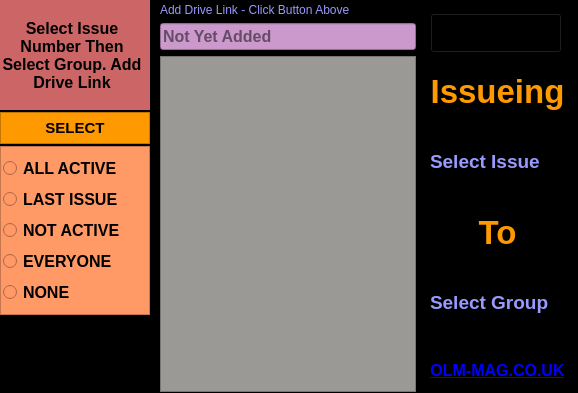
     <widget class="QFrame" name="frameMWBot">
      <property name="styleSheet">
       <string notr="true">background-color: rgb(0, 0, 0);</string>
      </property>
      <property name="frameShape">
       <enum>QFrame::NoFrame</enum>
      </property>
      <property name="frameShadow">
       <enum>QFrame::Raised</enum>
      </property>
      <property name="lineWidth">
       <number>0</number>
      </property>
      <layout class="QHBoxLayout" name="horizontalLayout">
       <property name="spacing">
        <number>0</number>
       </property>
       <property name="leftMargin">
        <number>0</number>
       </property>
       <property name="topMargin">
        <number>0</number>
       </property>
       <property name="rightMargin">
        <number>0</number>
       </property>
       <property name="bottomMargin">
        <number>0</number>
       </property>
       <item>
        <widget class="QFrame" name="frameBotButtons">
         <property name="sizePolicy">
          <sizepolicy hsizetype="Fixed" vsizetype="Fixed">
           <horstretch>0</horstretch>
           <verstretch>0</verstretch>
          </sizepolicy>
         </property>
         <property name="minimumSize">
          <size>
           <width>150</width>
           <height>0</height>
          </size>
         </property>
         <property name="styleSheet">
          <string notr="true">background-image: url(:/BGs/Images/MWBottomLeft.png);
background-color: rgb(0, 0, 0);</string>
         </property>
         <property name="frameShape">
          <enum>QFrame::NoFrame</enum>
         </property>
         <property name="frameShadow">
          <enum>QFrame::Raised</enum>
         </property>
         <layout class="QVBoxLayout" name="verticalLayout_2">
          <property name="spacing">
           <number>2</number>
          </property>
          <property name="leftMargin">
           <number>0</number>
          </property>
          <property name="topMargin">
           <number>0</number>
          </property>
          <property name="rightMargin">
           <number>0</number>
          </property>
          <item>
           <widget class="QFrame" name="frame_3">
            <property name="sizePolicy">
             <sizepolicy hsizetype="Preferred" vsizetype="Fixed">
              <horstretch>0</horstretch>
              <verstretch>0</verstretch>
             </sizepolicy>
            </property>
            <property name="minimumSize">
             <size>
              <width>100</width>
              <height>110</height>
             </size>
            </property>
            <property name="font">
             <font>
              <family>System-ui</family>
              <pointsize>12</pointsize>
              <weight>75</weight>
              <bold>true</bold>
             </font>
            </property>
            <property name="styleSheet">
             <string notr="true">background-image: url(:/BGs/Images/Transparent.png);
background-color: rgb(204, 102, 102);</string>
            </property>
            <property name="frameShape">
             <enum>QFrame::NoFrame</enum>
            </property>
            <property name="frameShadow">
             <enum>QFrame::Raised</enum>
            </property>
            <layout class="QVBoxLayout" name="verticalLayout_16">
             <property name="leftMargin">
              <number>2</number>
             </property>
             <property name="topMargin">
              <number>2</number>
             </property>
             <property name="rightMargin">
              <number>2</number>
             </property>
             <property name="bottomMargin">
              <number>2</number>
             </property>
             <item>
              <widget class="QLabel" name="label_2">
               <property name="sizePolicy">
                <sizepolicy hsizetype="Fixed" vsizetype="Preferred">
                 <horstretch>0</horstretch>
                 <verstretch>0</verstretch>
                </sizepolicy>
               </property>
               <property name="maximumSize">
                <size>
                 <width>140</width>
                 <height>16777215</height>
                </size>
               </property>
               <property name="font">
                <font>
                 <family>System-ui</family>
                 <pointsize>12</pointsize>
                 <weight>75</weight>
                 <bold>true</bold>
                </font>
               </property>
               <property name="text">
                <string>Select Issue Number Then Select Group. Add Drive Link</string>
               </property>
               <property name="alignment">
                <set>Qt::AlignCenter</set>
               </property>
               <property name="wordWrap">
                <bool>true</bool>
               </property>
              </widget>
             </item>
            </layout>
           </widget>
          </item>
          <item>
           <widget class="QFrame" name="frame_4">
            <property name="sizePolicy">
             <sizepolicy hsizetype="Preferred" vsizetype="Fixed">
              <horstretch>0</horstretch>
              <verstretch>0</verstretch>
             </sizepolicy>
            </property>
            <property name="minimumSize">
             <size>
              <width>0</width>
              <height>32</height>
             </size>
            </property>
            <property name="font">
             <font>
              <pointsize>11</pointsize>
             </font>
            </property>
            <property name="styleSheet">
             <string notr="true">background-color: rgb(255, 153, 0);
background-image: url(:/BGs/Images/Transparent.png);</string>
            </property>
            <property name="frameShape">
             <enum>QFrame::StyledPanel</enum>
            </property>
            <property name="frameShadow">
             <enum>QFrame::Raised</enum>
            </property>
            <layout class="QVBoxLayout" name="verticalLayout_17">
             <property name="leftMargin">
              <number>0</number>
             </property>
             <property name="topMargin">
              <number>2</number>
             </property>
             <property name="rightMargin">
              <number>0</number>
             </property>
             <property name="bottomMargin">
              <number>2</number>
             </property>
             <item>
              <widget class="QLabel" name="label_4">
               <property name="font">
                <font>
                 <family>System-ui</family>
                 <pointsize>11</pointsize>
                 <weight>75</weight>
                 <bold>true</bold>
                </font>
               </property>
               <property name="text">
                <string>SELECT</string>
               </property>
               <property name="alignment">
                <set>Qt::AlignCenter</set>
               </property>
              </widget>
             </item>
            </layout>
           </widget>
          </item>
          <item>
           <widget class="QFrame" name="frame_5">
            <property name="sizePolicy">
             <sizepolicy hsizetype="Preferred" vsizetype="Fixed">
              <horstretch>0</horstretch>
              <verstretch>0</verstretch>
             </sizepolicy>
            </property>
            <property name="minimumSize">
             <size>
              <width>0</width>
              <height>144</height>
             </size>
            </property>
            <property name="styleSheet">
             <string notr="true">background-image: url(:/BGs/Images/Transparent.png);
background-color: rgb(255, 153, 102);</string>
            </property>
            <property name="frameShape">
             <enum>QFrame::StyledPanel</enum>
            </property>
            <property name="frameShadow">
             <enum>QFrame::Raised</enum>
            </property>
            <layout class="QVBoxLayout" name="verticalLayout_18">
             <property name="leftMargin">
              <number>2</number>
             </property>
             <property name="rightMargin">
              <number>2</number>
             </property>
             <item>
              <widget class="QRadioButton" name="radioButtonAll">
               <property name="font">
                <font>
                 <family>System-ui</family>
                 <pointsize>12</pointsize>
                 <weight>75</weight>
                 <bold>true</bold>
                </font>
               </property>
               <property name="cursor">
                <cursorShape>PointingHandCursor</cursorShape>
               </property>
               <property name="text">
                <string>ALL ACTIVE</string>
               </property>
              </widget>
             </item>
             <item>
              <widget class="QRadioButton" name="radioButtonLast">
               <property name="font">
                <font>
                 <family>System-ui</family>
                 <pointsize>12</pointsize>
                 <weight>75</weight>
                 <bold>true</bold>
                </font>
               </property>
               <property name="cursor">
                <cursorShape>PointingHandCursor</cursorShape>
               </property>
               <property name="text">
                <string>LAST ISSUE</string>
               </property>
              </widget>
             </item>
             <item>
              <widget class="QRadioButton" name="radioButtonNot">
               <property name="font">
                <font>
                 <family>System-ui</family>
                 <pointsize>12</pointsize>
                 <weight>75</weight>
                 <bold>true</bold>
                </font>
               </property>
               <property name="cursor">
                <cursorShape>PointingHandCursor</cursorShape>
               </property>
               <property name="text">
                <string>NOT ACTIVE</string>
               </property>
              </widget>
             </item>
             <item>
              <widget class="QRadioButton" name="radioButtonEveryone">
               <property name="font">
                <font>
                 <family>System-ui</family>
                 <pointsize>12</pointsize>
                 <weight>75</weight>
                 <bold>true</bold>
                </font>
               </property>
               <property name="cursor">
                <cursorShape>PointingHandCursor</cursorShape>
               </property>
               <property name="text">
                <string>EVERYONE</string>
               </property>
              </widget>
             </item>
             <item>
              <widget class="QRadioButton" name="radioButtonNone">
               <property name="font">
                <font>
                 <family>System-ui</family>
                 <pointsize>12</pointsize>
                 <weight>75</weight>
                 <bold>true</bold>
                </font>
               </property>
               <property name="text">
                <string>NONE</string>
               </property>
              </widget>
             </item>
            </layout>
           </widget>
          </item>
          <item>
           <spacer name="verticalSpacer">
            <property name="orientation">
             <enum>Qt::Vertical</enum>
            </property>
            <property name="sizeHint" stdset="0">
             <size>
              <width>20</width>
              <height>40</height>
             </size>
            </property>
           </spacer>
          </item>
          <item>
           <widget class="QPushButton" name="pushButton_CloseApp">
            <property name="sizePolicy">
             <sizepolicy hsizetype="Fixed" vsizetype="Fixed">
              <horstretch>0</horstretch>
              <verstretch>0</verstretch>
             </sizepolicy>
            </property>
            <property name="minimumSize">
             <size>
              <width>108</width>
              <height>0</height>
             </size>
            </property>
            <property name="font">
             <font>
              <family>System-ui</family>
              <pointsize>12</pointsize>
              <weight>75</weight>
              <bold>true</bold>
             </font>
            </property>
            <property name="cursor">
             <cursorShape>PointingHandCursor</cursorShape>
            </property>
            <property name="toolTip">
             <string>CLOSE APP</string>
            </property>
            <property name="styleSheet">
             <string notr="true">background-color: rgb(204, 102, 102);
</string>
            </property>
            <property name="text">
             <string>EXIT</string>
            </property>
            <property name="icon">
             <iconset resource="MainWin.qrc">
              <normaloff>:/Icons/Images/fi-bs-exit.svg</normaloff>:/Icons/Images/fi-bs-exit.svg</iconset>
            </property>
            <property name="flat">
             <bool>true</bool>
            </property>
           </widget>
          </item>
         </layout>
        </widget>
       </item>
       <item>
        <widget class="QFrame" name="frameBotMiddle">
         <property name="frameShape">
          <enum>QFrame::StyledPanel</enum>
         </property>
         <property name="frameShadow">
          <enum>QFrame::Raised</enum>
         </property>
         <layout class="QVBoxLayout" name="verticalLayout_10">
          <property name="topMargin">
           <number>2</number>
          </property>
          <property name="rightMargin">
           <number>0</number>
          </property>
          <property name="bottomMargin">
           <number>0</number>
          </property>
          <item>
           <widget class="QLabel" name="label_6">
            <property name="styleSheet">
             <string notr="true">color: rgb(153, 153, 255);</string>
            </property>
            <property name="text">
             <string>Add Drive Link - Click Button Above</string>
            </property>
           </widget>
          </item>
          <item>
           <widget class="QLineEdit" name="lineEditDriveLink">
            <property name="font">
             <font>
              <family>System-ui</family>
              <pointsize>12</pointsize>
              <weight>75</weight>
              <bold>true</bold>
             </font>
            </property>
            <property name="cursor">
             <cursorShape>ForbiddenCursor</cursorShape>
            </property>
            <property name="toolTip">
             <string>Google Drive Link to OLM Issue</string>
            </property>
            <property name="styleSheet">
             <string notr="true">background-color: rgb(204, 153, 204);</string>
            </property>
            <property name="text">
             <string/>
            </property>
            <property name="readOnly">
             <bool>true</bool>
            </property>
            <property name="placeholderText">
             <string>Not Yet Added</string>
            </property>
           </widget>
          </item>
          <item>
           <widget class="QTextEdit" name="textEdit">
            <property name="font">
             <font>
              <family>System-ui</family>
              <weight>75</weight>
              <bold>true</bold>
             </font>
            </property>
            <property name="toolTip">
             <string>DISPLAY</string>
            </property>
            <property name="styleSheet">
             <string notr="true">color: rgb(0, 0, 0);
background-color: rgb(154, 153, 150);</string>
            </property>
            <property name="readOnly">
             <bool>true</bool>
            </property>
           </widget>
          </item>
         </layout>
        </widget>
       </item>
       <item>
        <widget class="QFrame" name="frameBotRight">
         <property name="sizePolicy">
          <sizepolicy hsizetype="Fixed" vsizetype="Preferred">
           <horstretch>0</horstretch>
           <verstretch>0</verstretch>
          </sizepolicy>
         </property>
         <property name="maximumSize">
          <size>
           <width>190</width>
           <height>16777215</height>
          </size>
         </property>
         <property name="frameShape">
          <enum>QFrame::StyledPanel</enum>
         </property>
         <property name="frameShadow">
          <enum>QFrame::Raised</enum>
         </property>
         <layout class="QVBoxLayout" name="verticalLayout_9">
          <property name="leftMargin">
           <number>2</number>
          </property>
          <property name="topMargin">
           <number>2</number>
          </property>
          <property name="rightMargin">
           <number>2</number>
          </property>
          <property name="bottomMargin">
           <number>0</number>
          </property>
          <item>
           <widget class="QFrame" name="frameIssue">
            <property name="frameShape">
             <enum>QFrame::StyledPanel</enum>
            </property>
            <property name="frameShadow">
             <enum>QFrame::Raised</enum>
            </property>
            <layout class="QVBoxLayout" name="verticalLayout_12">
             <item>
              <widget class="QPushButton" name="pushButtonSendNow">
               <property name="sizePolicy">
                <sizepolicy hsizetype="Fixed" vsizetype="Fixed">
                 <horstretch>0</horstretch>
                 <verstretch>0</verstretch>
                </sizepolicy>
               </property>
               <property name="minimumSize">
                <size>
                 <width>132</width>
                 <height>40</height>
                </size>
               </property>
               <property name="cursor">
                <cursorShape>PointingHandCursor</cursorShape>
               </property>
               <property name="styleSheet">
                <string notr="true">background-image: url(:/Buttons/Images/BTNSendEmail.png);</string>
               </property>
               <property name="text">
                <string>                       .</string>
               </property>
               <property name="icon">
                <iconset resource="MainWin.qrc">
                 <normaloff>:/Icons/Images/fi-bs-book-arrow-up.svg</normaloff>:/Icons/Images/fi-bs-book-arrow-up.svg</iconset>
               </property>
              </widget>
             </item>
             <item>
              <widget class="QLabel" name="label_issuing">
               <property name="font">
                <font>
                 <family>System-ui</family>
                 <pointsize>25</pointsize>
                 <weight>75</weight>
                 <bold>true</bold>
                </font>
               </property>
               <property name="styleSheet">
                <string notr="true">color: rgb(255, 153, 0);</string>
               </property>
               <property name="text">
                <string>Issueing</string>
               </property>
               <property name="alignment">
                <set>Qt::AlignCenter</set>
               </property>
              </widget>
             </item>
             <item>
              <widget class="QLabel" name="label_SelectedIssue">
               <property name="font">
                <font>
                 <family>System-ui</family>
                 <pointsize>14</pointsize>
                 <weight>75</weight>
                 <bold>true</bold>
                </font>
               </property>
               <property name="styleSheet">
                <string notr="true">color: rgb(153, 153, 255);</string>
               </property>
               <property name="text">
                <string>Select Issue</string>
               </property>
              </widget>
             </item>
             <item>
              <widget class="QLabel" name="label_SelectedTo">
               <property name="font">
                <font>
                 <family>System-ui</family>
                 <pointsize>25</pointsize>
                 <weight>75</weight>
                 <bold>true</bold>
                </font>
               </property>
               <property name="styleSheet">
                <string notr="true">color: rgb(255, 153, 0);</string>
               </property>
               <property name="text">
                <string>To</string>
               </property>
               <property name="alignment">
                <set>Qt::AlignCenter</set>
               </property>
              </widget>
             </item>
             <item>
              <widget class="QLabel" name="label_SelectedSubs">
               <property name="font">
                <font>
                 <family>System-ui</family>
                 <pointsize>14</pointsize>
                 <weight>75</weight>
                 <bold>true</bold>
                </font>
               </property>
               <property name="styleSheet">
                <string notr="true">color: rgb(153, 153, 255);</string>
               </property>
               <property name="text">
                <string>Select Group</string>
               </property>
              </widget>
             </item>
            </layout>
           </widget>
          </item>
          <item>
           <widget class="QFrame" name="frameDataNode">
            <property name="sizePolicy">
             <sizepolicy hsizetype="Preferred" vsizetype="Fixed">
              <horstretch>0</horstretch>
              <verstretch>0</verstretch>
             </sizepolicy>
            </property>
            <property name="minimumSize">
             <size>
              <width>0</width>
              <height>42</height>
             </size>
            </property>
            <property name="styleSheet">
             <string notr="true">background-color: rgb(0, 0, 0);</string>
            </property>
            <property name="frameShape">
             <enum>QFrame::StyledPanel</enum>
            </property>
            <property name="frameShadow">
             <enum>QFrame::Raised</enum>
            </property>
            <layout class="QVBoxLayout" name="verticalLayout_11">
             <item>
              <widget class="QLabel" name="label_3">
               <property name="font">
                <font>
                 <family>System-ui</family>
                 <pointsize>12</pointsize>
                 <weight>75</weight>
                 <bold>true</bold>
                </font>
               </property>
               <property name="cursor">
                <cursorShape>PointingHandCursor</cursorShape>
               </property>
               <property name="styleSheet">
                <string notr="true">color: rgb(153, 153, 255);</string>
               </property>
               <property name="text">
                <string>&lt;html&gt;&lt;head/&gt;&lt;body&gt;&lt;p&gt;&lt;a href=&quot;https://olm-mag.co.uk&quot;&gt;&lt;span style=&quot; text-decoration: underline; color:#0000ff;&quot;&gt;OLM-MAG.CO.UK&lt;/span&gt;&lt;/a&gt;&lt;/p&gt;&lt;/body&gt;&lt;/html&gt;</string>
               </property>
               <property name="alignment">
                <set>Qt::AlignCenter</set>
               </property>
               <property name="openExternalLinks">
                <bool>true</bool>
               </property>
              </widget>
             </item>
            </layout>
           </widget>
          </item>
         </layout>
        </widget>
       </item>
      </layout>
     </widget>
